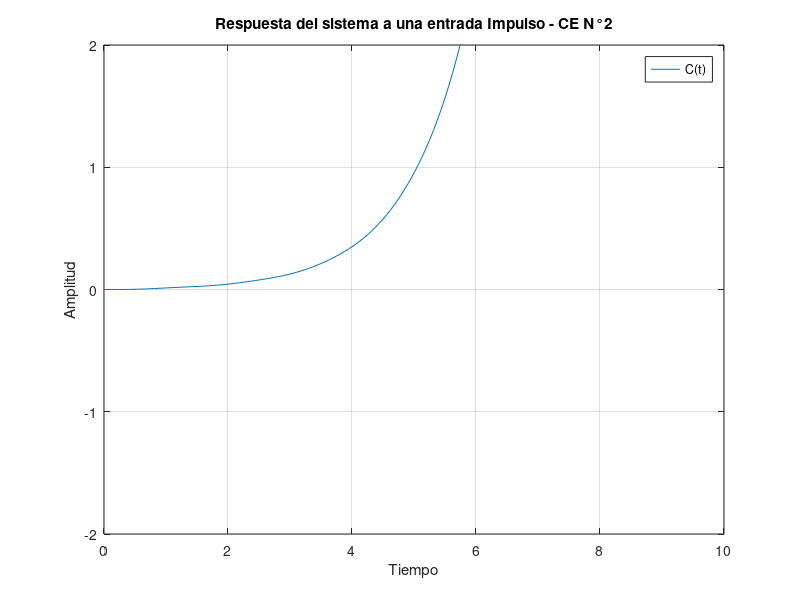
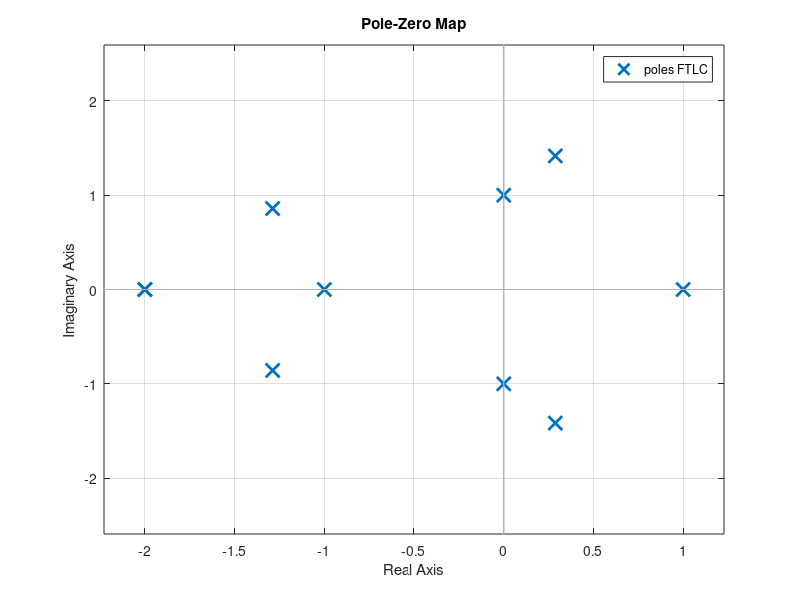

MATLAB code for these plots, in order:
%% Criterio de Estabilidad de Routh
clc
num=[1];
den=[1 2 3 4 5];
FTLC = tf(num,den)

figure(1)
impulse(FTLC)
xlim([0 10])
ylim([-2 2])
title('Respuesta del sistema a una entrada Impulso')
ylabel('Amplitud')
xlabel('Tiempo')
legend('C(t)')

figure(2)
pzmap(FTLC)% Devuelve los polos y ceros

%% Caso Especial N°1

clc
num=[1];
den=[1 2 1 2];
FTLC = tf(num,den)

figure(1)
impulse(FTLC)
xlim([0 10])
ylim([-2 2])
title('Respuesta del sistema a una entrada Impulso - CE N°1')
ylabel('Amplitud')
xlabel('Tiempo')
legend('C(t)')

figure(2)
pzmap(FTLC)% Devuelve los polos y ceros

%% Caso Especial N°2

clc
num=[1];
den=[1 2 24 48 -25 -50];
FTLC = tf(num,den)

figure(1)
impulse(FTLC)
xlim([0 10])
ylim([-2 2])
title('Respuesta del sistema a una entrada Impulso - CE N°2')
ylabel('Amplitud')
xlabel('Tiempo')
legend('C(t)')

figure(2)
pzmap(FTLC)% Devuelve los polos y ceros
